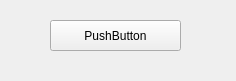
<?xml version="1.0" encoding="UTF-8"?>
<ui version="4.0">
 <class>Widget</class>
 <widget class="QWidget" name="Widget">
  <property name="geometry">
   <rect>
    <x>0</x>
    <y>0</y>
    <width>236</width>
    <height>81</height>
   </rect>
  </property>
  <property name="windowTitle">
   <string>Widget</string>
  </property>
  <widget class="QPushButton" name="pushButton">
   <property name="geometry">
    <rect>
     <x>50</x>
     <y>20</y>
     <width>131</width>
     <height>31</height>
    </rect>
   </property>
   <property name="text">
    <string>PushButton</string>
   </property>
  </widget>
 </widget>
 <layoutdefault spacing="6" margin="11"/>
 <resources/>
 <connections/>
</ui>
